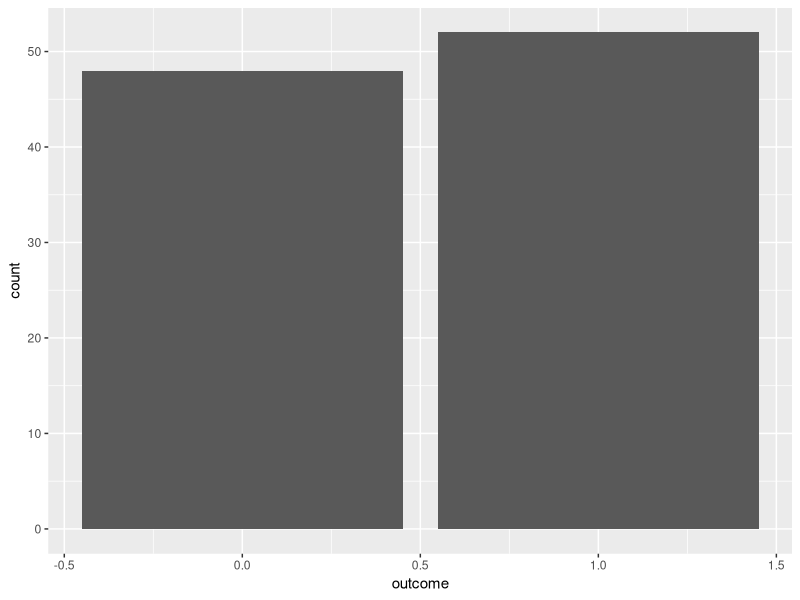
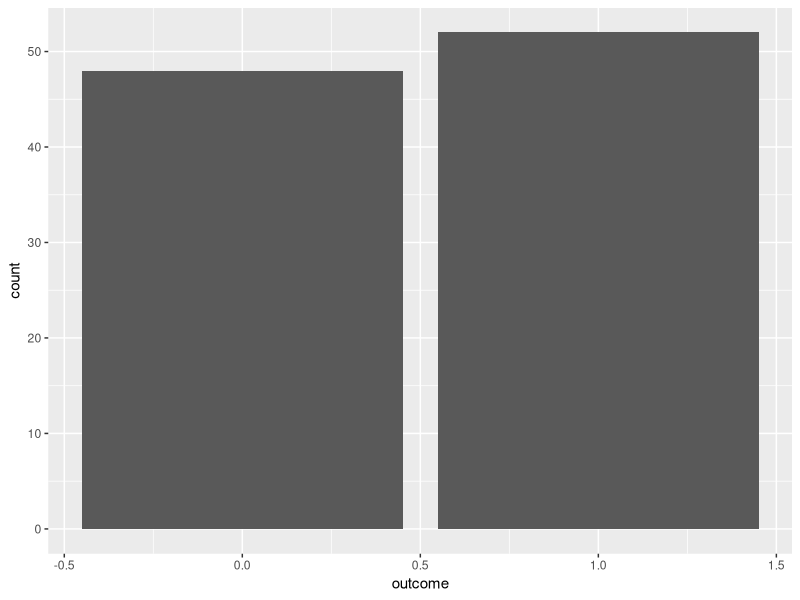
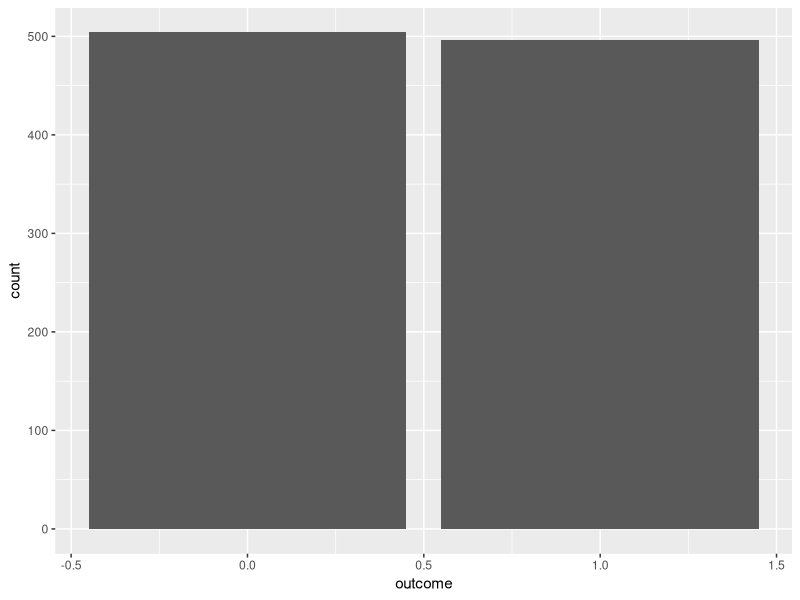
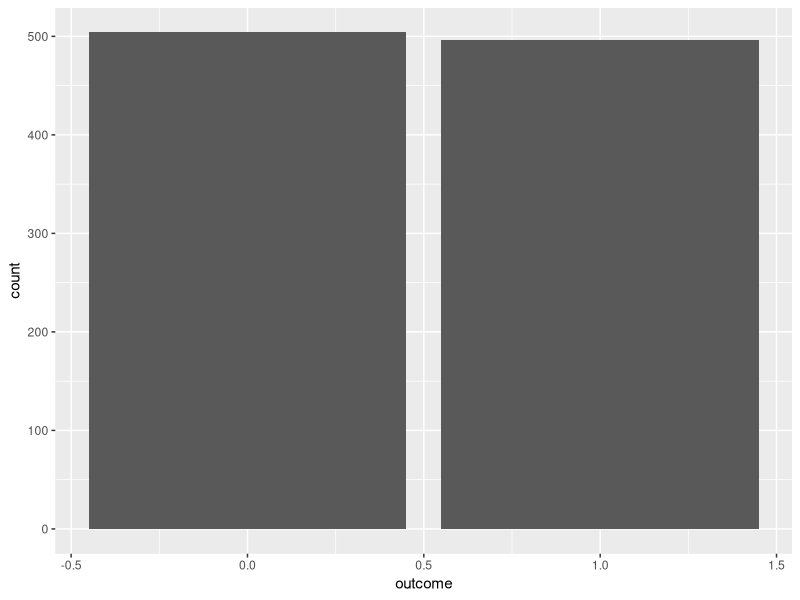
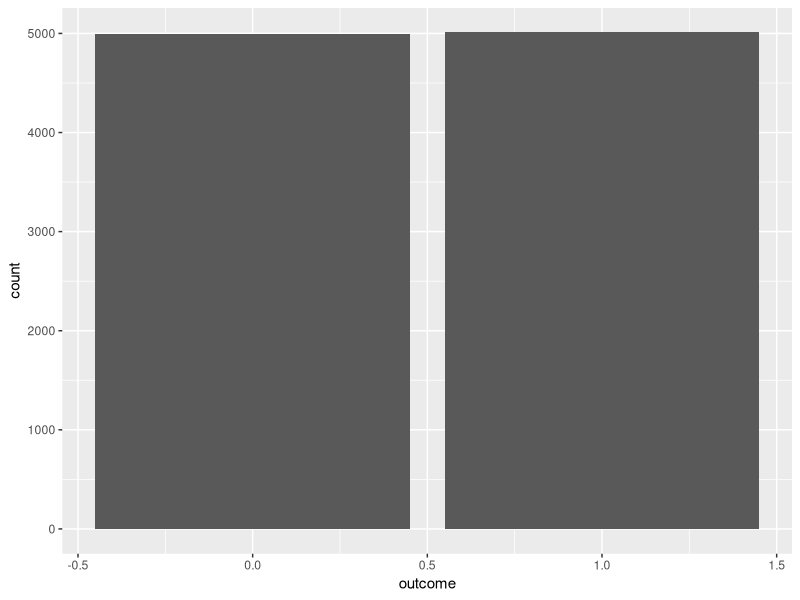
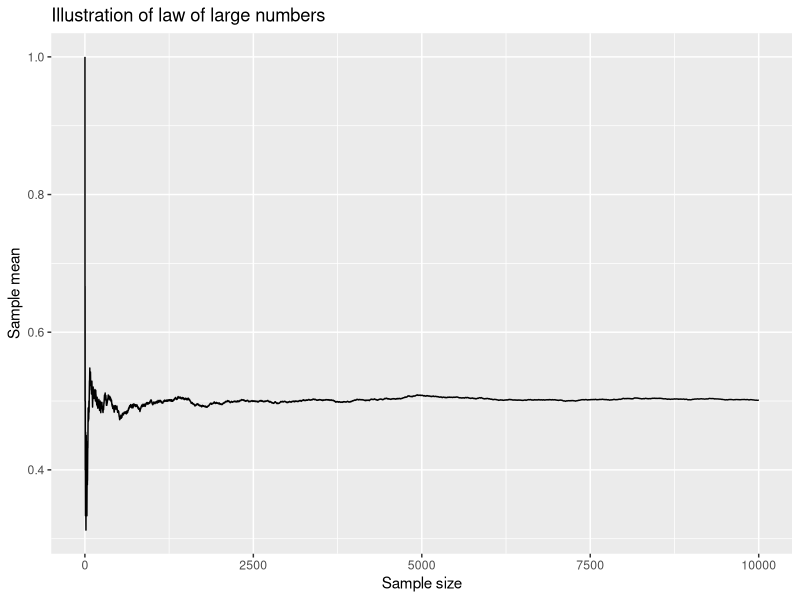
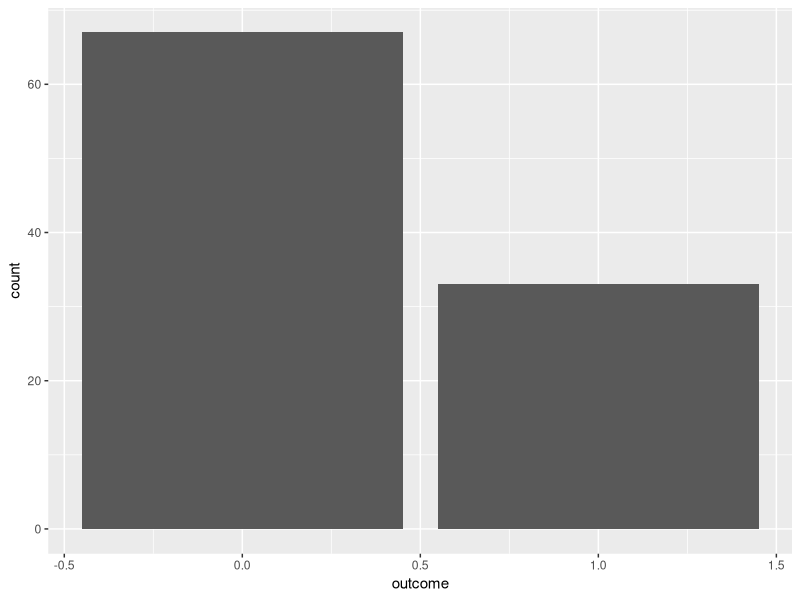
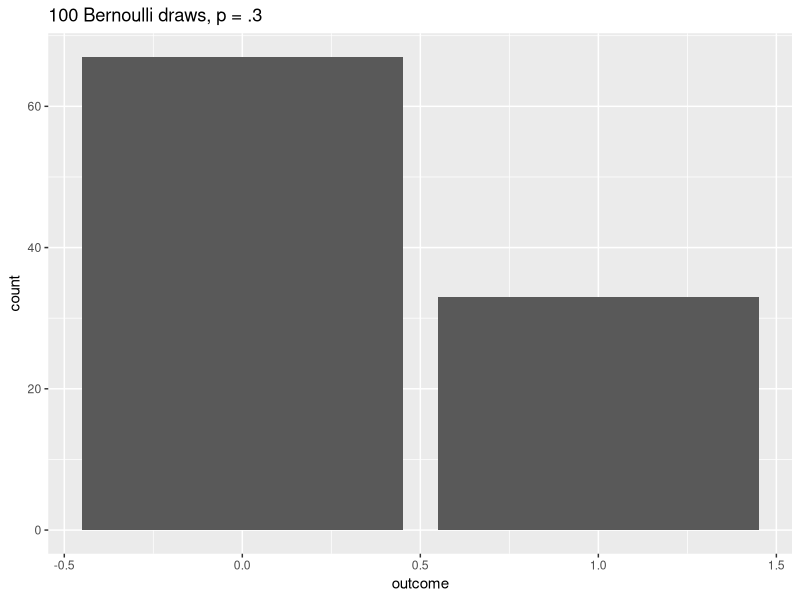

Here is the R script that generated these plots, in order:
## ---- chunk 1

## ---- chunk 2
library(tidyverse)
## ---- chunk 3
set.seed(0) # so results are reproducible 
bernoulliDraws <- sample(0:1, size = 100, replace = TRUE)
bernoulliDraws
## ---- chunk 4
data.frame(outcome = bernoulliDraws) %>%
  ggplot(aes(x = outcome)) +
    geom_bar()
## ---- chunk 5
set.seed(0) # so results are reproducible 
bernoulliDraws <- sample(0:1, size = 100, 
                         replace = TRUE)
data.frame(outcome = bernoulliDraws) %>%
  ggplot(aes(x = outcome)) +
    geom_bar()
## ---- chunk 6
set.seed(0) # so results are reproducible 
bernoulliDraws <- sample(0:1, size = 1000, 
                         replace = TRUE)
data.frame(outcome = bernoulliDraws) %>%
  ggplot(aes(x = outcome)) +
    geom_bar()
## ---- chunk 7
set.seed(0) # so results are reproducible 
bernoulliDraws <- sample(0:1, size = 1000, 
                         replace = TRUE)
data.frame(outcome = bernoulliDraws) %>%
  ggplot(aes(x = outcome)) +
    geom_bar()
## ---- chunk 8
set.seed(0) # so results are reproducible 
bernoulliDraws <- sample(0:1, size = 10000, 
                         replace = TRUE)
data.frame(outcome = bernoulliDraws) %>%
  ggplot(aes(x = outcome)) +
    geom_bar()
## ---- chunk 9
myMeans <- data.frame(sampleSize = 1:10000, myMean = NA)
meanFun <- function(inputSampSize, outcomes) {
  return(mean(outcomes[1:inputSampSize]))
}
myMeans$myMean <- sapply(myMeans$sampleSize, meanFun, bernoulliDraws)
head(myMeans)
tail(myMeans)
## ---- chunk 10
myMeans %>%
  ggplot(aes(x = sampleSize, y = myMean)) +
  geom_line() +
  labs(x = "Sample size",
       y = "Sample mean",
       title = "Illustration of law of large numbers")
## ---- chunk 11
set.seed(0) # so results are reproducible 
inputP <- .3
bernoulliDraws.3 <- rbinom(n = 100, size = 1, prob = inputP)
bernoulliDraws.3
## ---- chunk 12
mean(bernoulliDraws.3)
data.frame(outcome = bernoulliDraws.3) %>%
  ggplot(aes(x = outcome)) +
    geom_bar()
## ---- chunk 13
set.seed(0) # so results are reproducible 
inputP <- .3
bernoulliDraws.3 <- rbinom(n = 100, size = 1, prob = inputP)
data.frame(outcome = bernoulliDraws.3) %>%
  ggplot(aes(x = outcome)) +
    geom_bar() +
    labs(title = "100 Bernoulli draws, p = .3")
## ---- chunk 14
set.seed(0) # so results are reproducible 
inputP <- .7
bernoulliDraws.7 <- rbinom(n = 100, size = 1, prob = inputP)
data.frame(outcome = bernoulliDraws.7) %>%
  ggplot(aes(x = outcome)) +
    geom_bar() +
    labs(title = "100 Bernoulli draws, p = .7")
## ---- chunk 15
set.seed(0) # so results are reproducible 
inputP <- .3
bernoulliDraws <- rbinom(n = 5000, size = 1, prob = inputP)
myMeans <- data.frame(sampleSize = 1:5000, myMean = NA)
meanFun <- function(inputSampSize, outcomes) {
  return(mean(outcomes[1:inputSampSize]))
}
myMeans$myMean <- sapply(myMeans$sampleSize, meanFun, bernoulliDraws)
## ---- chunk 16
myMeans %>%
  ggplot(aes(x = sampleSize, y = myMean)) +
  geom_line() +
  labs(x = "Sample size",
       y = "Sample mean",
       title = "Illustration of law of large numbers with p = .3")
## ---- chunk 17
head(myMeans)
tail(myMeans)
## ---- chunk 18
myMeans %>%
  ggplot(aes(x = sampleSize, y = myMean)) +
  geom_line() +
  labs(x = "Sample size",
       y = "Sample mean",
       title = "Illustration of law of large numbers with p = .3")
## ---- chunk 19
factorial(3)
## ---- chunk 20
choose(3, 3)
## ---- chunk 21
dbinom(x = 0:3, size = 3, 
       prob = .2)
